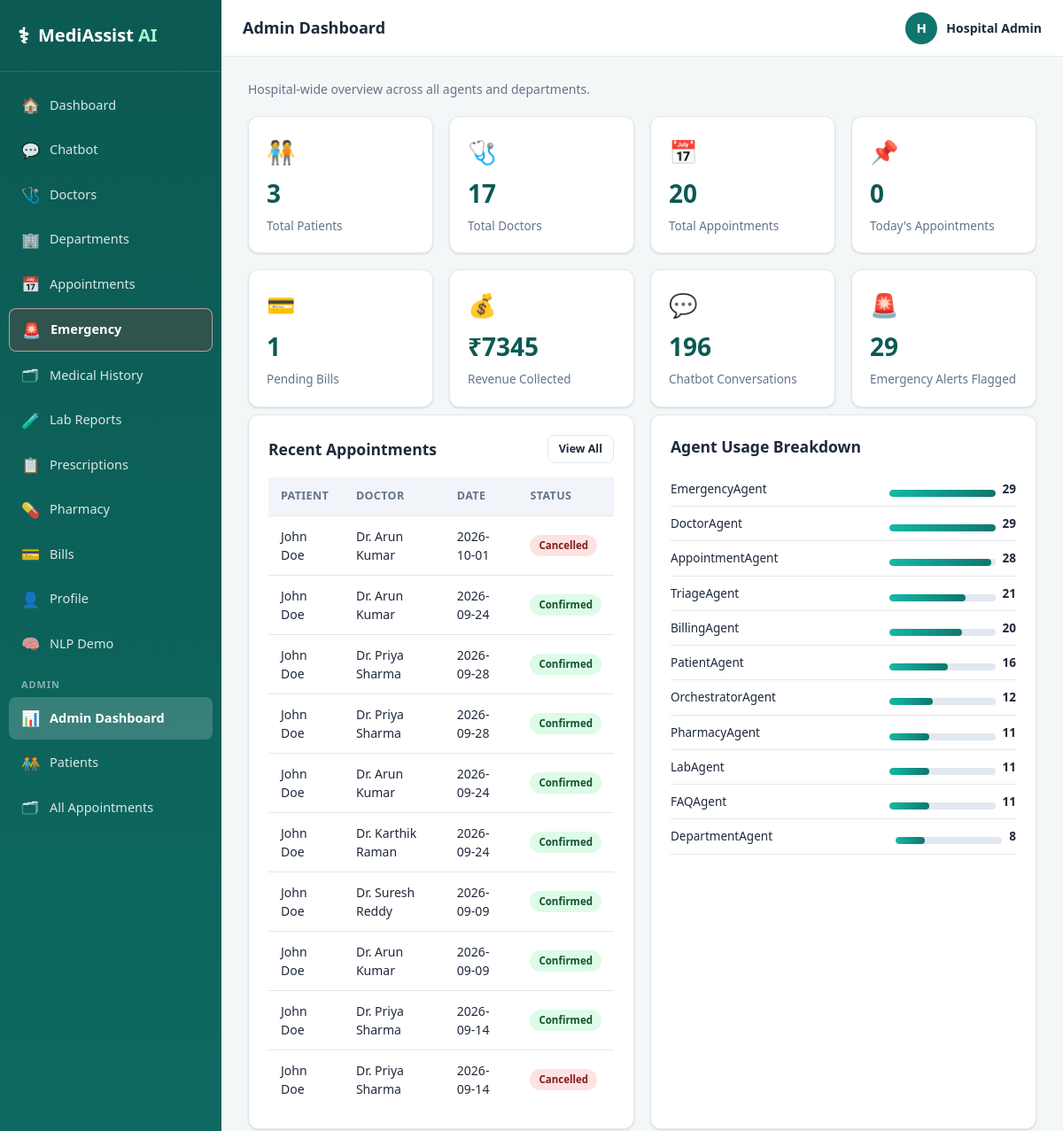
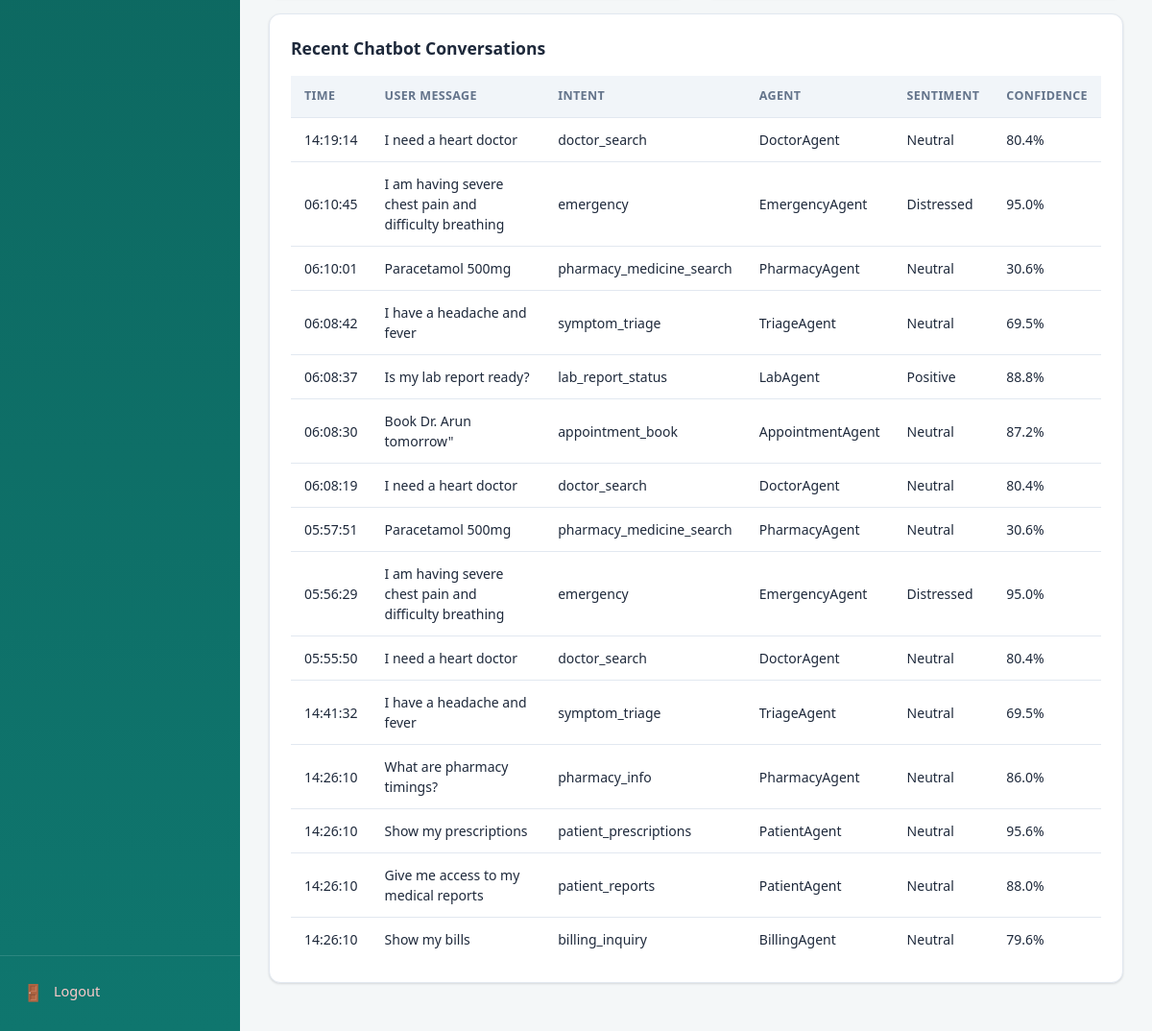
The page /admin (signed in) on the database its author committed (2 pictures, top to bottom).
### tables this page shows
CREATE TABLE users (
    user_id         INTEGER PRIMARY KEY AUTOINCREMENT,
    username        TEXT UNIQUE NOT NULL,
    email           TEXT UNIQUE NOT NULL,
    password_hash   TEXT NOT NULL,
    role            TEXT NOT NULL DEFAULT 'patient',   -- patient | admin
    full_name       TEXT NOT NULL,
    phone           TEXT,
    created_at      TIMESTAMP DEFAULT CURRENT_TIMESTAMP,
    is_active       INTEGER DEFAULT 1
);

CREATE TABLE appointments (
    appointment_id  INTEGER PRIMARY KEY AUTOINCREMENT,
    patient_id      INTEGER NOT NULL,
    doctor_id       INTEGER NOT NULL,
    appointment_date TEXT NOT NULL,   -- YYYY-MM-DD
    appointment_time TEXT NOT NULL,   -- HH:MM
    status          TEXT DEFAULT 'confirmed',  -- confirmed | cancelled | completed | rescheduled
    reason          TEXT,
    created_at      TIMESTAMP DEFAULT CURRENT_TIMESTAMP,
    FOREIGN KEY (patient_id) REFERENCES patients(patient_id),
    FOREIGN KEY (doctor_id) REFERENCES doctors(doctor_id)
);

CREATE TABLE doctors (
    doctor_id       INTEGER PRIMARY KEY AUTOINCREMENT,
    full_name       TEXT NOT NULL,
    department_id   INTEGER NOT NULL,
    specialization  TEXT NOT NULL,
    qualification   TEXT,
    experience_years INTEGER,
    available_days  TEXT,          -- e.g. Mon,Tue,Wed,Thu,Fri
    available_time  TEXT,          -- e.g. 09:00-13:00
    consultation_fee REAL DEFAULT 500,
    rating          REAL DEFAULT 4.5,
    room_no         TEXT,
    FOREIGN KEY (department_id) REFERENCES departments(department_id)
);

CREATE TABLE chat_logs (
    log_id          INTEGER PRIMARY KEY AUTOINCREMENT,
    user_id         INTEGER,
    session_id      TEXT,
    user_message    TEXT,
    bot_response    TEXT,
    intent          TEXT,
    agent           TEXT,
    confidence      REAL,
    sentiment       TEXT,
    entities        TEXT,
    input_mode      TEXT DEFAULT 'text',   -- text | voice
    lang            TEXT DEFAULT 'en',     -- language the user typed/spoke in
    created_at      TIMESTAMP DEFAULT CURRENT_TIMESTAMP
);

### routes/admin.py (the view)
@admin_bp.route("/admin")
@admin_required
def dashboard():
    stats = {
        "total_patients": query("SELECT COUNT(*) as c FROM patients", fetchone=True)["c"],
        "total_doctors": query("SELECT COUNT(*) as c FROM doctors", fetchone=True)["c"],
        "total_appointments": query("SELECT COUNT(*) as c FROM appointments", fetchone=True)["c"],
        "today_appointments": query(
            "SELECT COUNT(*) as c FROM appointments WHERE appointment_date = date('now')", fetchone=True)["c"],
        "pending_bills": query("SELECT COUNT(*) as c FROM bills WHERE status='unpaid'", fetchone=True)["c"],
        "total_revenue": query("SELECT COALESCE(SUM(amount),0) as s FROM bills WHERE status='paid'", fetchone=True)["s"],
        "total_chats": query("SELECT COUNT(*) as c FROM chat_logs", fetchone=True)["c"],
        "emergency_alerts": query("SELECT COUNT(*) as c FROM chat_logs WHERE intent='emergency'", fetchone=True)["c"],
    }
    recent_appointments = query(
        """SELECT a.*, p_u.full_name as patient_name, d.full_name as doctor_name
           FROM appointments a
           JOIN patients p ON a.patient_id = p.patient_id
           JOIN users p_u ON p.user_id = p_u.user_id
           JOIN doctors d ON a.doctor_id = d.doctor_id
           ORDER BY a.created_at DESC LIMIT 10""")
    intent_breakdown = query(
        "SELECT agent, COUNT(*) as c FROM chat_logs GROUP BY agent ORDER BY c DESC")
    recent_chats = query(
        "SELECT * FROM chat_logs ORDER BY created_at DESC LIMIT 15")
    return render_template("admin.html", stats=stats, recent_appointments=recent_appointments,
                          intent_breakdown=intent_breakdown, recent_chats=recent_chats)

### database/db.py (called while the page is built)
def get_connection():
    conn = sqlite3.connect(DB_PATH)
    conn.row_factory = sqlite3.Row
    conn.execute("PRAGMA foreign_keys = ON")
    return conn

def query(sql, params=(), fetchone=False, commit=False):
    conn = get_connection()
    cur = conn.cursor()
    cur.execute(sql, params)
    if commit:
        conn.commit()
        last_id = cur.lastrowid
        conn.close()
        return last_id
    rows = cur.fetchone() if fetchone else cur.fetchall()
    conn.close()
    if rows is None:
        return None
    if fetchone:
        return dict(rows)
    return [dict(r) for r in rows]

### routes/auth.py (called while the page is built)
def admin_required(f):
    @wraps(f)
    def wrapper(*args, **kwargs):
        if "user_id" not in session or session.get("role") != "admin":
            flash("Admin access required.", "danger")
            return redirect(url_for("auth.login"))
        return f(*args, **kwargs)
    return wrapper

def get_current_user():
    if "user_id" not in session:
        return None
    return query("SELECT * FROM users WHERE user_id = ?", (session["user_id"],), fetchone=True)

### templates/admin.html (shortened to what this page needs)
{% extends "base.html" %}
{% block page_title %}Admin Dashboard{% endblock %}
{% block content %}
<p class="section-sub">Hospital-wide overview across all agents and departments.</p>
<div class="grid grid-4 mb-2">
  <div class="stat-card"><div class="stat-icon">🧑‍🤝‍🧑</div><div class="stat-value">{{ stats.total_patients }}</div><div class="stat-label">Total Patients</div></div>
  <div class="stat-card"><div class="stat-icon">🩺</div><div class="stat-value">{{ stats.total_doctors }}</div><div class="stat-label">Total Doctors</div></div>
  <div class="stat-card"><div class="stat-icon">📅</div><div class="stat-value">{{ stats.total_appointments }}</div><div class="stat-label">Total Appointments</div></div>
  <div class="stat-card"><div class="stat-icon">📌</div><div class="stat-value">{{ stats.today_appointments }}</div><div class="stat-label">Today's Appointments</div></div>
  <div class="stat-card"><div class="stat-icon">💳</div><div class="stat-value">{{ stats.pending_bills }}</div><div class="stat-label">Pending Bills</div></div>
  <div class="stat-card"><div class="stat-icon">💰</div><div class="stat-value">₹{{ '%.0f' | format(stats.total_revenue) }}</div><div class="stat-label">Revenue Collected</div></div>
  <div class="stat-card"><div class="stat-icon">💬</div><div class="stat-value">{{ stats.total_chats }}</div><div class="stat-label">Chatbot Conversations</div></div>
  <div class="stat-card"><div class="stat-icon">🚨</div><div class="stat-value">{{ stats.emergency_alerts }}</div><div class="stat-label">Emergency Alerts Flagged</div></div>
</div>
<div class="grid grid-2">
  <div class="card">
    <div class="card-header"><h3>Recent Appointments</h3><a href="{{ url_for('admin.appointments_list') }}" class="btn btn-outline btn-sm">View All</a></div>
    <div class="table-wrap">
    <table class="data-table">
      <thead><tr><th>Patient</th><th>Doctor</th><th>Date</th><th>Status</th></tr></thead>
      <tbody>
      {% for a in recent_appointments %}
        <tr>
          <td>{{ a.patient_name }}</td>
          <td>{{ a.doctor_name }}</td>
          <td>{{ a.appointment_date }}</td>
          <td><span class="badge badge-{{ a.status }}">{{ a.status }}</span></td>
        </tr>
      {% else %}
        <tr><td colspan="4" class="empty-state">No appointments yet.</td></tr>
      {% endfor %}
      </tbody>
    </table>
    </div>
  </div>
  <div class="card">
    <div class="card-header"><h3>Agent Usage Breakdown</h3></div>
    {% if intent_breakdown %}
    <ul>
    {% for row in intent_breakdown %}
      <li class="flex-between" style="padding:9px 0;border-bottom:1px solid var(--border);font-size:13.5px;">
        <span>{{ row.agent }}</span>
        <span class="flex gap-2" style="align-items:center;">
          <div class="confidence-bar" style="width:120px;">
            <div class="confidence-bar-fill" style="width:{{ (row.c / intent_breakdown[0].c * 100) if intent_breakdown[0].c else 0 }}%;"></div>
          </div>
          <b>{{ row.c }}</b>
        </span>
      </li>
    {% endfor %}
    </ul>
    {% else %}
    <div class="empty-state"><p>No chatbot activity logged yet.</p></div>
    {% endif %}
  </div>
</div>
<div class="card mt-3">
  <div class="card-header"><h3>Recent Chatbot Conversations</h3></div>
  <div class="table-wrap">
  <table class="data-table">
    <thead><tr><th>Time</th><th>User Message</th><th>Intent</th><th>Agent</th><th>Sentiment</th><th>Confidence</th></tr></thead>
    <tbody>
    {% for c in recent_chats %}
      <tr>
        <td style="white-space:nowrap;">{{ c.created_at.split(' ')[1] if c.created_at else '' }}</td>
        <td style="max-width:260px;">{{ c.user_message }}</td>
        <td>{{ c.intent }}</td>
        <td>{{ c.agent }}</td>
        <td>{{ c.sentiment }}</td>
        <td>{{ '%.1f' | format(c.confidence) }}%</td>
      </tr>
    {% else %}
      <tr><td colspan="6" class="empty-state">No conversations logged yet.</td></tr>
    {% endfor %}
    </tbody>
  </table>
  </div>
</div>
{% endblock %}

### templates/base.html (shortened to what this page needs)
<!DOCTYPE html>
<html lang="en">
<head>
<link rel="stylesheet" href="{{ url_for('static', filename='css/style.css') }}">
</head>
<body>
<div class="app-shell">
  <aside class="sidebar" id="sidebar">
    <div class="sidebar-brand">
      <span class="brand-icon">⚕</span>
      <span class="brand-text">MediAssist <b>AI</b></span>
    </div>
    <nav class="sidebar-nav">
      <a href="{{ url_for('main.dashboard') }}" class="nav-item {{ 'active' if request.endpoint=='main.dashboard' }}"><span>🏠</span> Dashboard</a>
      <a href="{{ url_for('chatbot.chatbot_page') }}" class="nav-item {{ 'active' if request.endpoint=='chatbot.chatbot_page' }}"><span>💬</span> Chatbot</a>
      <a href="{{ url_for('doctors.list_doctors') }}" class="nav-item {{ 'active' if request.endpoint=='doctors.list_doctors' }}"><span>🩺</span> Doctors</a>
      <a href="{{ url_for('departments.list_departments') }}" class="nav-item {{ 'active' if request.endpoint=='departments.list_departments' }}"><span>🏢</span> Departments</a>
      <a href="{{ url_for('appointments.list_appointments') }}" class="nav-item {{ 'active' if request.endpoint=='appointments.list_appointments' }}"><span>📅</span> Appointments</a>
      <a href="{{ url_for('main.emergency_page') }}" class="nav-item {{ 'active' if request.endpoint=='main.emergency_page' }} emergency-nav"><span>🚨</span> Emergency</a>
      <a href="{{ url_for('patient.medical_history') }}" class="nav-item {{ 'active' if request.endpoint=='patient.medical_history' }}"><span>🗂</span> Medical History</a>
      <a href="{{ url_for('lab.lab_reports') }}" class="nav-item {{ 'active' if request.endpoint=='lab.lab_reports' }}"><span>🧪</span> Lab Reports</a>
      <a href="{{ url_for('pharmacy.prescriptions_page') }}" class="nav-item {{ 'active' if request.endpoint=='pharmacy.prescriptions_page' }}"><span>📋</span> Prescriptions</a>
      <a href="{{ url_for('pharmacy.pharmacy_page') }}" class="nav-item {{ 'active' if request.endpoint=='pharmacy.pharmacy_page' }}"><span>💊</span> Pharmacy</a>
      <a href="{{ url_for('billing.bills_page') }}" class="nav-item {{ 'active' if request.endpoint=='billing.bills_page' }}"><span>💳</span> Bills</a>
      <a href="{{ url_for('patient.profile') }}" class="nav-item {{ 'active' if request.endpoint=='patient.profile' }}"><span>👤</span> Profile</a>
      <a href="{{ url_for('nlp_demo.nlp_demo_page') }}" class="nav-item {{ 'active' if request.endpoint=='nlp_demo.nlp_demo_page' }}"><span>🧠</span> NLP Demo</a>
      {% if current_user and current_user.role == 'admin' %}
      <div class="nav-divider">Admin</div>
      <a href="{{ url_for('admin.dashboard') }}" class="nav-item {{ 'active' if request.endpoint=='admin.dashboard' }}"><span>📊</span> Admin Dashboard</a>
      <a href="{{ url_for('admin.patients_list') }}" class="nav-item {{ 'active' if request.endpoint=='admin.patients_list' }}"><span>🧑‍🤝‍🧑</span> Patients</a>
      <a href="{{ url_for('admin.appointments_list') }}" class="nav-item {{ 'active' if request.endpoint=='admin.appointments_list' }}"><span>🗂</span> All Appointments</a>
      {% endif %}
    </nav>
    <div class="sidebar-footer">
      <a href="{{ url_for('auth.logout') }}" class="nav-item logout"><span>🚪</span> Logout</a>
    </div>
  </aside>
  <div class="main-area">
    <header class="topbar">
      <div class="topbar-title">{% block page_title %}Dashboard{% endblock %}</div>
      <div class="topbar-user">
        {% if current_user %}
        <span class="user-avatar">{{ current_user.full_name[0] | upper }}</span>
        <span class="user-name">{{ current_user.full_name }}</span>
        {% endif %}
      </div>
    </header>
    <main class="content">
      {% block content %}{% endblock %}
    </main>
  </div>
</div>
</body>
</html>

### rows shown on the page
users: full_name "H", full_name "Hospital Admin"
appointments: patient_name "John Doe", doctor_name "Dr. Arun Kumar", appointment_date "2026-10-01", status "Cancelled"
appointments: patient_name "John Doe", doctor_name "Dr. Arun Kumar", appointment_date "2026-09-24", status "Confirmed"
appointments: patient_name "John Doe", doctor_name "Dr. Priya Sharma", appointment_date "2026-09-28", status "Confirmed"
appointments: patient_name "John Doe", doctor_name "Dr. Priya Sharma", appointment_date "2026-09-28", status "Confirmed"
appointments: patient_name "John Doe", doctor_name "Dr. Arun Kumar", appointment_date "2026-09-24", status "Confirmed"
appointments: patient_name "John Doe", doctor_name "Dr. Karthik Raman", appointment_date "2026-09-24", status "Confirmed"
appointments: patient_name "John Doe", doctor_name "Dr. Suresh Reddy", appointment_date "2026-09-09", status "Confirmed"
appointments: patient_name "John Doe", doctor_name "Dr. Arun Kumar", appointment_date "2026-09-09", status "Confirmed"
appointments: patient_name "John Doe", doctor_name "Dr. Priya Sharma", appointment_date "2026-09-14", status "Confirmed"
appointments: patient_name "John Doe", doctor_name "Dr. Priya Sharma", appointment_date "2026-09-14", status "Cancelled"
chat_logs: created_at "14:19:14", user_message "I need a heart doctor", intent "doctor_search", agent "DoctorAgent", sentiment "Neutral", confidence "80.4"
chat_logs: created_at "06:10:45", user_message "I am having severe chest pain and difficulty breathing", intent "emergency", agent "EmergencyAgent", sentiment "Distressed", confidence "95.0"
chat_logs: created_at "06:10:01", user_message "Paracetamol 500mg", intent "pharmacy_medicine_search", agent "PharmacyAgent", sentiment "Neutral", confidence "30.6"
chat_logs: created_at "06:08:42", user_message "I have a headache and fever", intent "symptom_triage", agent "TriageAgent", sentiment "Neutral", confidence "69.5"
chat_logs: created_at "06:08:37", user_message "Is my lab report ready?", intent "lab_report_status", agent "LabAgent", sentiment "Positive", confidence "88.8"
chat_logs: created_at "06:08:30", user_message "Book Dr. Arun tomorrow\"", intent "appointment_book", agent "AppointmentAgent", sentiment "Neutral", confidence "87.2"
chat_logs: created_at "06:08:19", user_message "I need a heart doctor", intent "doctor_search", agent "DoctorAgent", sentiment "Neutral", confidence "80.4"
chat_logs: created_at "05:57:51", user_message "Paracetamol 500mg", intent "pharmacy_medicine_search", agent "PharmacyAgent", sentiment "Neutral", confidence "30.6"
chat_logs: created_at "05:56:29", user_message "I am having severe chest pain and difficulty breathing", intent "emergency", agent "EmergencyAgent", sentiment "Distressed", confidence "95.0"
chat_logs: created_at "05:55:50", user_message "I need a heart doctor", intent "doctor_search", agent "DoctorAgent", sentiment "Neutral", confidence "80.4"
chat_logs: created_at "14:41:32", user_message "I have a headache and fever", intent "symptom_triage", agent "TriageAgent", sentiment "Neutral", confidence "69.5"
chat_logs: created_at "14:26:10", user_message "What are pharmacy timings?", intent "pharmacy_info", agent "PharmacyAgent", sentiment "Neutral", confidence "86.0"
chat_logs: created_at "14:26:10", user_message "Show my prescriptions", intent "patient_prescriptions", agent "PatientAgent", sentiment "Neutral", confidence "95.6"
chat_logs: created_at "14:26:10", user_message "Give me access to my medical reports", intent "patient_reports", agent "PatientAgent", sentiment "Neutral", confidence "88.0"
chat_logs: created_at "14:26:10", user_message "Show my bills", intent "billing_inquiry", agent "BillingAgent", sentiment "Neutral", confidence "79.6"

### other values the page prints
{{ stats.total_patients }} "3"
{{ stats.total_doctors }} "17"
{{ stats.total_appointments }} "20"
{{ stats.today_appointments }} "0"
{{ stats.pending_bills }} "1"
{{ '%.0f' | format(stats.total_revenue) }} "7345"
{{ stats.total_chats }} "196"
{{ stats.emergency_alerts }} "29"
{{ row.agent }} "EmergencyAgent" "DoctorAgent" "AppointmentAgent" "TriageAgent" "BillingAgent" "PatientAgent" "OrchestratorAgent" "PharmacyAgent" "LabAgent" "FAQAgent" "DepartmentAgent"
{{ row.c }} "29" "29" "28" "21" "20" "16" "12" "11" "11" "11" "8"
